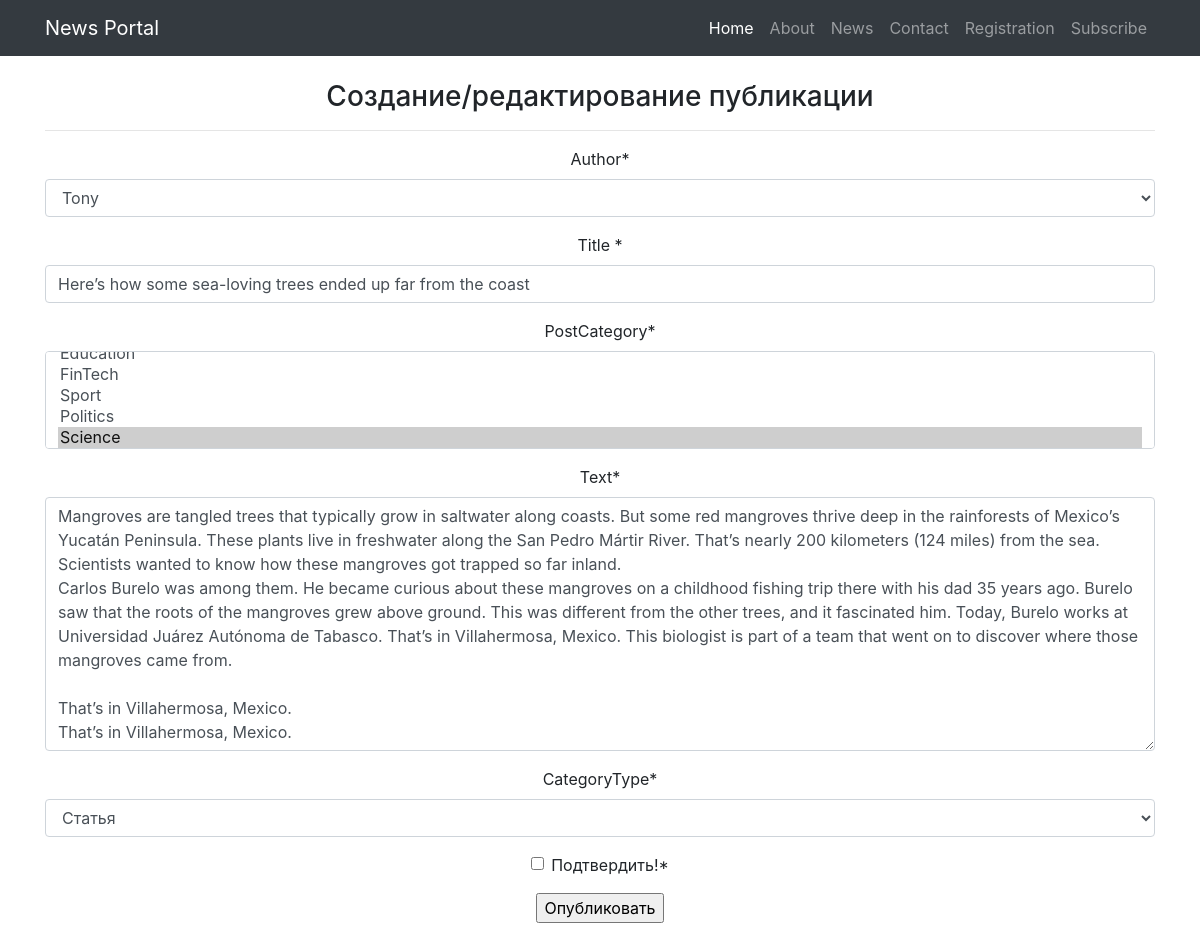
Screenshot of /news/create/80 (signed in) with the database file from the repository.
### news/models.py (models this page shows, shortened)
class Post(models.Model):
    author = models.ForeignKey(Author, on_delete=models.CASCADE)
    NEWS = 'NW'
    ARTICLE = 'AR'
    CATEGORIES = [
        (NEWS, 'Новость'),
        (ARTICLE, 'Статья')
    ]
    categoryType = models.CharField(max_length=2,
                                     choices=CATEGORIES,
                                     default=ARTICLE)
    pubDate = models.DateTimeField('Publication date ', auto_now_add=True)
    postCategory = models.ManyToManyField(Category, through='postCategory')
    postTitle = models.CharField('Title ', max_length=128)
    postText = models.TextField('Text')
    rating = models.SmallIntegerField("рейтинг статьи/новости", default=0)
    isUpdated = models.BooleanField(default=False)

### news/views.py (the view, shortened to what this page needs)
# urls.py: path('create/<int:pk>', PostUpdateView.as_view(), name='post_update'),
class PostUpdateView(LoginRequiredMixin, PermissionRequiredMixin, UpdateView):
    template_name = 'news/post_create.html'
    permission_required = ('news.change_post',)
    form_class = PostForm
    def get_object(self, **kwargs):
        id = self.kwargs.get('pk')
        post = Post.objects.get(pk=id)
        post.isUpdated = True
        return post

### news/forms.py
class PostForm(ModelForm):
    check_box = BooleanField(label='Подтвердить!')  # добавляем галочку, или же true-false поле
    class Meta:
        model = Post
        fields = ['author', 'postTitle', 'postCategory', 'postText', 'categoryType',
                  'check_box']  # не забываем включить галочку в поля иначе она не будет показываться

### news/models.py (called while the page is built)
    def __str__(self):
        return f'{self.authorUser.username}'

    def __str__(self):
        return f'{self.categoryName}'

### templates/news/post_create.html (shortened to what this page needs)
{% extends 'flatpages/default.html' %}
{% load custom_filters %}
{% load crispy_forms_tags %}
{% block content %}
<br>
<h3>Создание/редактирование публикации</h3>
<hr>
<form method="POST">
    {{ form|crispy }}
    <input type="submit" value="Опубликовать">
</form>
<br>
<br>
{% endblock content %}

### rows the page displays
Post: author "Tony", postTitle "Here’s how some sea-loving trees ended up far from the coast", postText "Mangroves are tangled trees that typically grow in saltwater along coasts. But some red mangroves thrive deep in the rainforests of Mexico’s Yucatán Peninsula. These plants live in freshwater along the San Pedro Mártir River. That’s nearly 200 kilometers (124 miles) from the sea. Scientists wanted to know how these mangroves got trapped so far inland. Carlos Burelo was among them. He became curious about these mangroves on a childhood fishing trip there with his dad 35 years ago. Burelo saw that the roots of the mangroves grew above ground. This was different from the other trees, and it fascinated him. Today, Burelo works at Universidad Juárez Autónoma de Tabasco. That’s in Villahermosa,…", categoryType "Статья"
